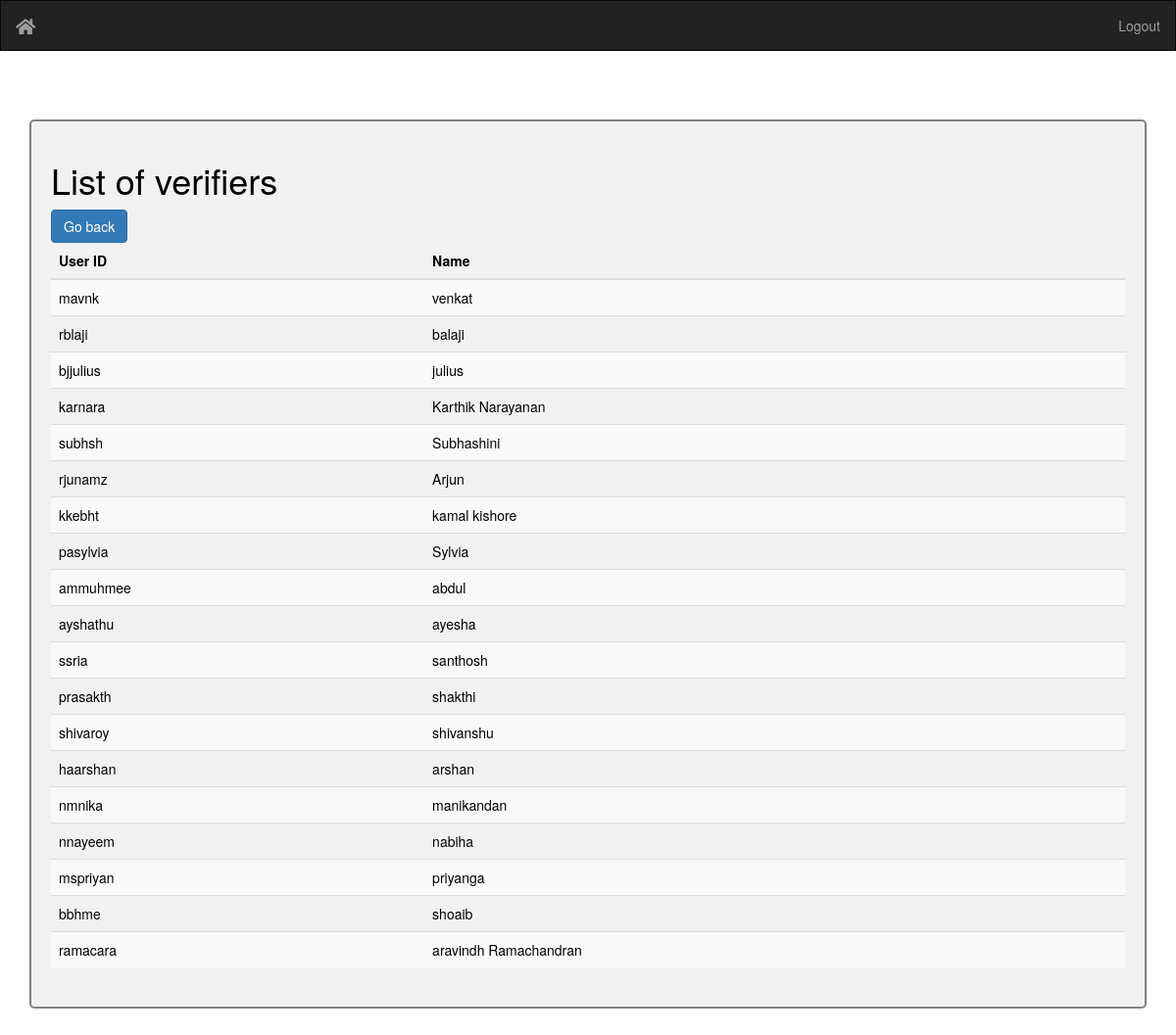
The page /verifier_list (signed in) on the database its author committed.
### app.py (models this page shows)
class Verifier(db.Model):
    id = db.Column(db.Integer, primary_key=True)
    userid = db.Column(db.String(15), unique=True)
    name = db.Column(db.String(50))

### app.py (the view)
@app.route('/verifier_list')
@login_required
def verifier_list():
    rows = db.engine.execute("SELECT userid,name FROM verifier;")
    return render_template("verifier_list.html", rows=rows)

### app.py (called while the page is built)
@login_manager.user_loader
def load_user(user_id):
    return User.query.get(int(user_id))

### templates/verifier_list.html (shortened to what this page needs)
<!DOCTYPE html>
<html>
  <head>
    <link href="https://cdnjs.cloudflare.com/ajax/libs/twitter-bootstrap/3.3.7/css/bootstrap.min.css" rel="stylesheet">
    <link rel="stylesheet" type="text/css" href="https://cdn.datatables.net/v/bs/dt-1.10.18/datatables.min.css"/>
    <link rel="stylesheet" href="https://use.fontawesome.com/releases/v5.3.1/css/all.css">
    <link rel="stylesheet" href="../static/css/verifier_view.css">
  </head>
  <body>
    <nav class="navbar navbar-inverse">
      <div class="container-fluid">
        <div class="navbar-header">
          <a class="navbar-brand" href="{{ url_for('index') }}">
            <i class="fas fa-home"></i>
          </a>
        </div>
        <ul class="nav navbar-nav navbar-right">
          <li><a href="{{ url_for('logout') }}">Logout</a></li>
        </ul>
      </div>
    </nav>
    <div class="container">
      <div class="tableView">
        <h1>List of verifiers</h1>
        <a href="{{ url_for('manager') }}"><button type="button" name="button" class="btn btn-primary go_back">Go back</button></a>
        <table class="table table-hover table-striped" id="data_table">
          <thead>
            <tr>
              <th>User ID</th>
              <th>Name</th>
            </tr>
          </thead>
          <tbody>
            {% for row in rows %}
              <tr>
                <td>{{row[0]}}</td>
                <td>{{row[1]}}</td>
              </tr>
            {% endfor %}
          </tbody>
        </table>
      </div>
    </div>
  </body>
</html>

### static/css/verifier_view.css (style rules this page uses)
.tableView { border: 2px solid grey; border-radius: 5px; padding: 20px; margin-bottom: 30px; background-color: rgba(240,240,240,0.9); margin-top: 50px; color: black; }
.navbar { border-radius: 0; }
body { background: url("../img/liana-mikah-343240-unsplash.jpg") no-repeat fixed center; background-size: cover; }

### rows shown on the page
Verifier: userid "mavnk", name "venkat"
Verifier: userid "rblaji", name "balaji"
Verifier: userid "bjjulius", name "julius"
Verifier: userid "karnara", name "Karthik Narayanan"
Verifier: userid "subhsh", name "Subhashini"
Verifier: userid "rjunamz", name "Arjun"
Verifier: userid "kkebht", name "kamal kishore"
Verifier: userid "pasylvia", name "Sylvia"
Verifier: userid "ammuhmee", name "abdul"
Verifier: userid "ayshathu", name "ayesha"
Verifier: userid "ssria", name "santhosh"
Verifier: userid "prasakth", name "shakthi"
Verifier: userid "shivaroy", name "shivanshu"
Verifier: userid "haarshan", name "arshan"
Verifier: userid "nmnika", name "manikandan"
Verifier: userid "nnayeem", name "nabiha"
Verifier: userid "mspriyan", name "priyanga"
Verifier: userid "bbhme", name "shoaib"
Verifier: userid "ramacara", name "aravindh Ramachandran"
